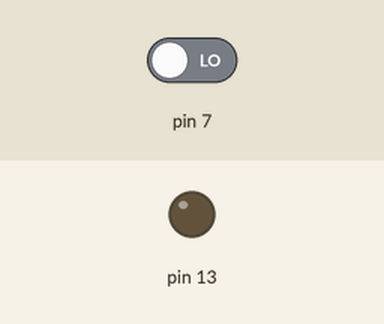
Simulated run of this sketch. Board: Arduino Uno, built with avr-gcc and run on an emulated ATmega328P. Shown: output pins drawn as LEDs (lit = HIGH). The inputs (shaded band) are chosen by the test bench; at power-on: pin 7 LOW.

Above: at 1.2 s.
1.3 s: pin 7 driven HIGH
At 1.8 s:
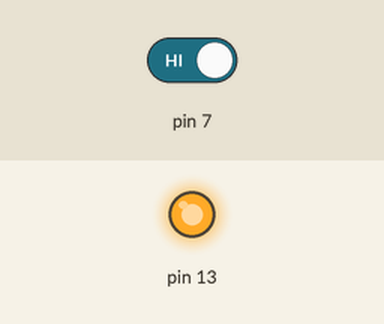
Timing chart, 0 to 4.3 s (numbered marks = the images above; inputs shaded):
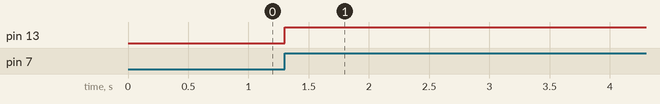

The sketch:

lesson2_b.ino
```cpp
int i = 0;
int j = 0;

void setup() {
  // put your setup code here, to run once:
  pinMode(7,INPUT);
  pinMode(13, OUTPUT);

}

void loop() {
  if (digitalRead(7) == HIGH) {
    if (j == 0) i = 1;
    if (j == 1) i = 0;
  }
  else {
  }

  // put your main code here, to run repeatedly:
  if (i == 0) {
    digitalWrite(13, LOW);
    if (digitalRead(7) == LOW) j = 0;
  }
  else {
    digitalWrite(13, HIGH);
    if (digitalRead(7) == LOW) j = 1;
  }
}
```

Measured:
- after the input at 1.3 s, pin 13: LOW → HIGH at once
